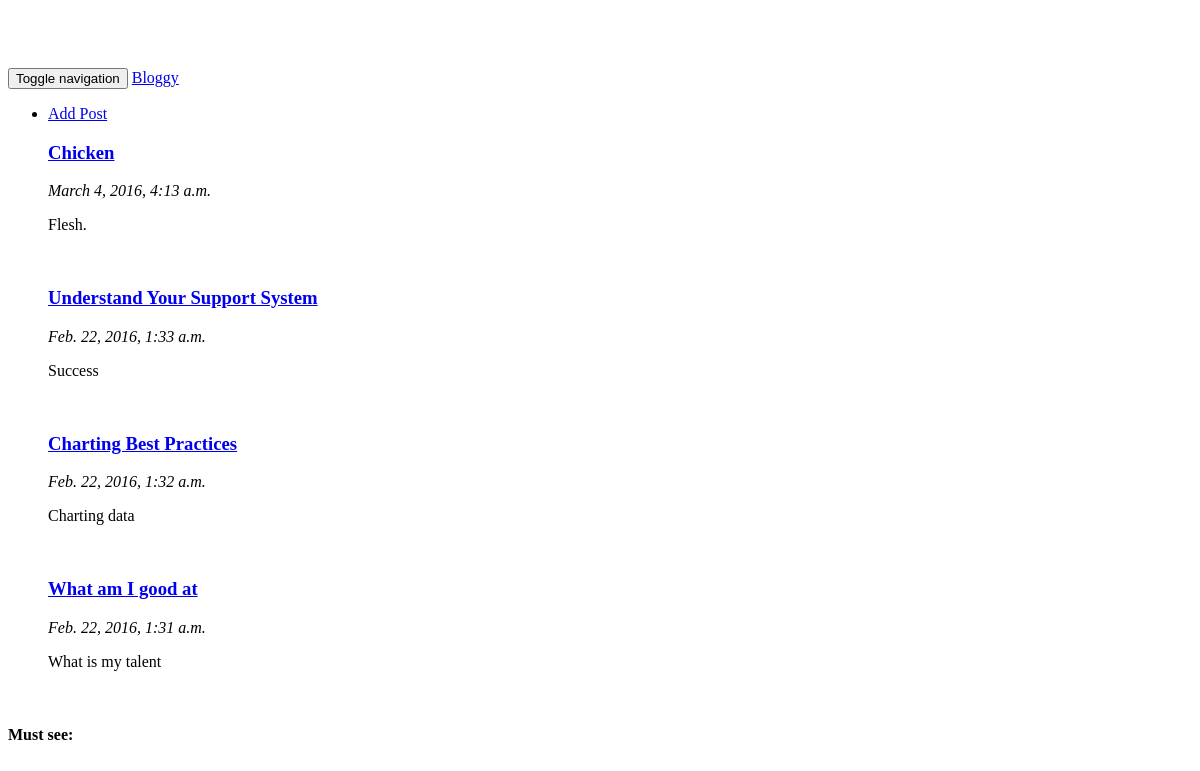
/blog/, run on an earlier commit of the app's database.
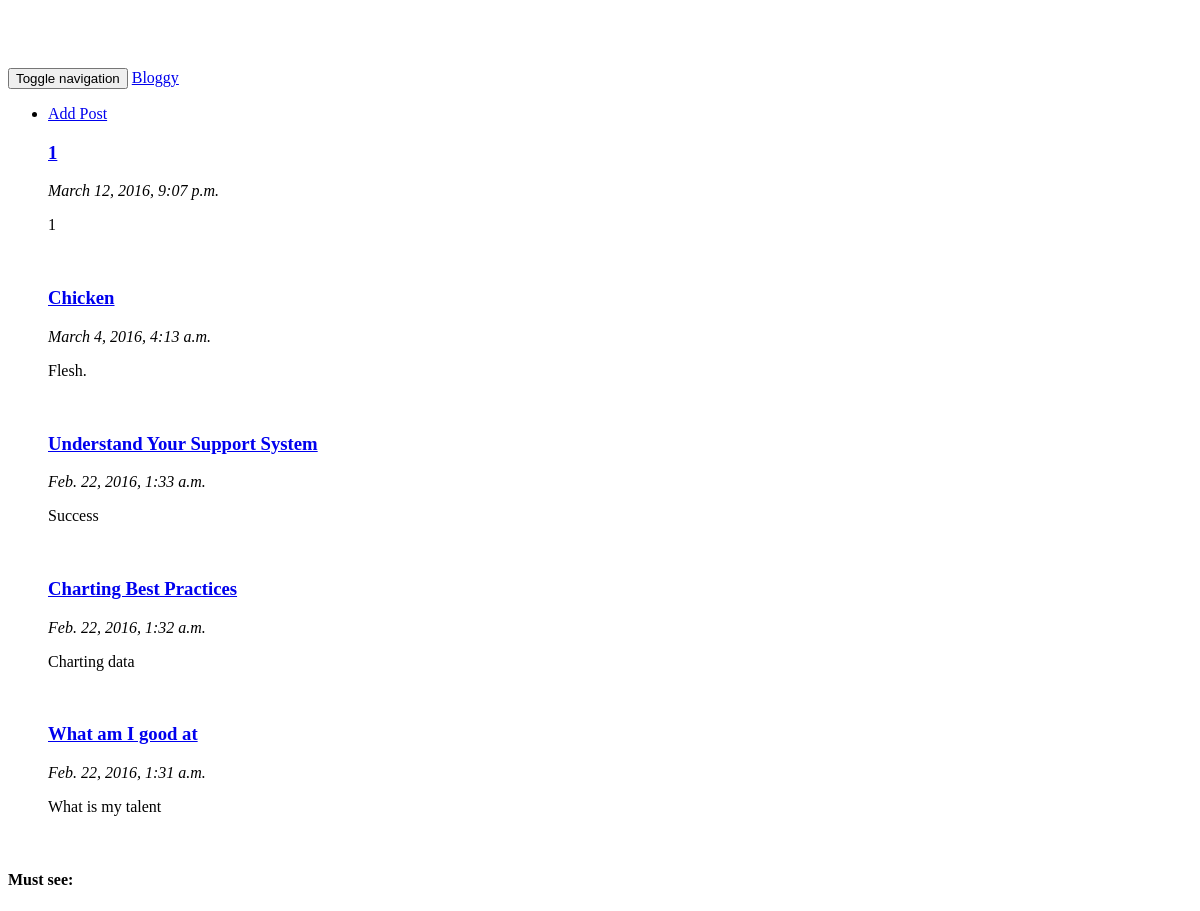
And on a later commit of the database.
### blog/models.py (models this page shows, shortened)
class Post(models.Model):
    created_at = models.DateTimeField(auto_now_add = True)
    title = models.CharField(max_length = 100)
    content = models.TextField()
    tag = models.CharField(max_length=20, blank=True, null=True)
    image = models.ImageField(upload_to="images", blank=True, null=True)
    views = models.IntegerField(default=0)
    slug = models.CharField(max_length=100, unique=True)

### blog/views.py (the view)
def index(request):
    latest_posts = Post.objects.all().order_by('-created_at')
    t = loader.get_template('blog/index.html')
    context_dict = {'latest_posts': latest_posts, 'popular_posts': get_popular_posts() }
    c = Context({'latest_posts': latest_posts})
    return HttpResponse(t.render(c))

### blog/views.py (called while the page is built)
def get_popular_posts():
    popular_posts = Post.objects.order_by('-views')[:5]
    return popular_posts

### templates/blog/index.html (shortened to what this page needs)
{% extends '_base.html' %}
{% block content %}
<div class="row">
    <div class="col-md-8">
    {% if latest_posts %}
    <ul>
        {% for post in latest_posts %}
            <h3><a href="/blog/{{ post.slug }}">{{ post.title }}</a></h3>
            <p><em>{{ post.created_at }}</em></p>
            <p>{{ post.content }}</p>
            <br>
        {% endfor %}
    </ul>
    {% endif %}
    </div>
    <div class="col-md-4">
        <h4>Must see:</h4>
    </div>
</div>
{% endblock %}

### templates/_base.html (shortened to what this page needs)
<!DOCTYPE html>
<html lang="en">
<head>
    <link ref = "https://maxcdn.bootstrapcdn.com/bootswatch/3.3.5/yeti/bootstrap.min.css" rel = "stylesheet">
</head>
<body>
    <div class = "navbar navbar-inverse navbar-fixed-top"
         role = "navigation">
        <div class = "container">
            <div class = "navbar-header">
                <button type = "button" class = "navbar-toggle"
                        data-toggle = "collapse" data-target = ".navbar-collapse">
                    <span class = "sr-only">Toggle navigation</span>
                </button>
                <a class="navbar-brand" href = "/blog">Bloggy</a>
            </div>
                <div class = "collapse navbar-collapse">
                    <ul class = "nav navbar-nav">
                        <li><a href = "/blog/add_post/">Add Post</a></li>
                    </ul>
                </div>
        </div>
    </div>
    <div class = "container">
    {% block content %}
    {% endblock %}
    </div>
</body>
</html>

### templates/_base.html (style rules this page uses)
body { padding-top: 60px; }

What changed in the data, as far as the page shows it:
added Post: title "1", created_at "March 12, 2016, 9:07 p.m.", content "1"
